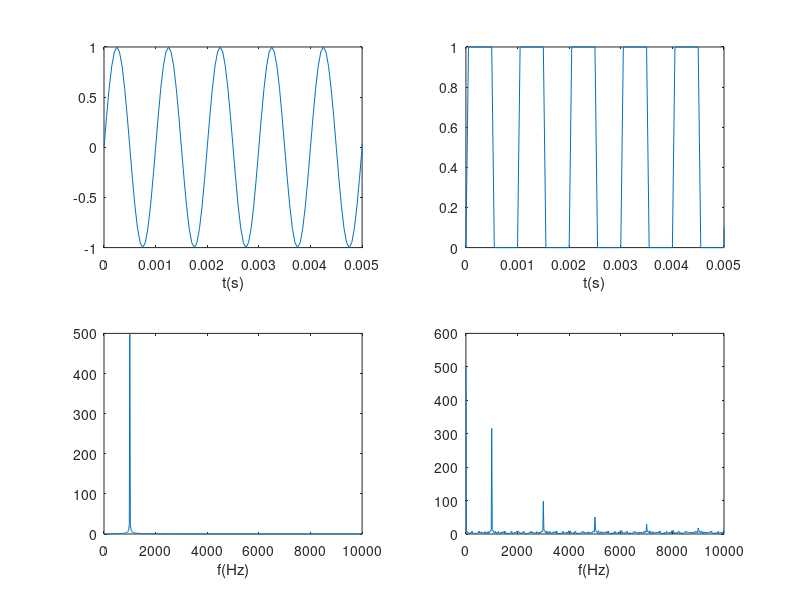

This chart was generated by the following MATLAB code:
%方波信号-借助正弦函数
clear;
clc;
f=1e3;
fs=20*f; %采样频率
dt=1/fs;
T=50/f;
t=0:dt:T;
y=sin(2*pi*f*t);
% 采用循环-条件
% for k=1:length(y)     %k为数组下标
%     if y(k)>0
%         y(k)=1;
%     else 
%         y(k)=0;
%     end
% end

% 方法2-借助向上取整
z=ceil(0.1*y);

% 方法3-借助条件运算
% z=(y>=0);

subplot(2,2,1);%正弦信号时域图
plot(t,y)
xlim([0 5/f]);xlabel('t(s)');

subplot(2,2,2);%方波信号时域图
plot(t,z)
xlim([0 5/f]);xlabel('t(s)');

f1=0:1/T:fs;%与f区分开
Y=abs(fft(y));
subplot(2,2,3);%正弦信号频域图
plot(f1,Y);xlabel('f(Hz)');
xlim([0 fs/2]);%正轴的幅频响应，变成单边谱

Z=abs(fft(z));
subplot(2,2,4);%方波信号频域图
plot(f1,Z);xlabel('f(Hz)');
xlim([0 fs/2]);%正轴的幅频响应，变成单边谱